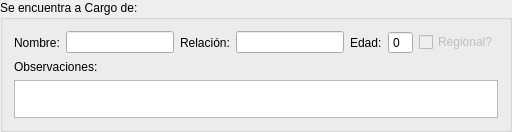
             <widget class="QGroupBox" name="tab1_InChargeOf">
              <property name="sizePolicy">
               <sizepolicy hsizetype="Expanding" vsizetype="Expanding">
                <horstretch>0</horstretch>
                <verstretch>0</verstretch>
               </sizepolicy>
              </property>
              <property name="minimumSize">
               <size>
                <width>0</width>
                <height>0</height>
               </size>
              </property>
              <property name="maximumSize">
               <size>
                <width>16777215</width>
                <height>130</height>
               </size>
              </property>
              <property name="title">
               <string>Se encuentra a Cargo de:</string>
              </property>
              <layout class="QVBoxLayout" name="verticalLayout_8">
               <item>
                <layout class="QHBoxLayout" name="horizontalLayout_30">
                 <item>
                  <layout class="QHBoxLayout" name="horizontalLayout_28">
                   <item>
                    <widget class="QLabel" name="label_19">
                     <property name="text">
                      <string>Nombre:</string>
                     </property>
                    </widget>
                   </item>
                   <item>
                    <widget class="QLineEdit" name="tab1_InChargeOf_Name">
                     <property name="readOnly">
                      <bool>true</bool>
                     </property>
                    </widget>
                   </item>
                  </layout>
                 </item>
                 <item>
                  <layout class="QHBoxLayout" name="horizontalLayout_27">
                   <item>
                    <widget class="QLabel" name="label_18">
                     <property name="text">
                      <string>Relación:</string>
                     </property>
                    </widget>
                   </item>
                   <item>
                    <widget class="QLineEdit" name="tab1_InChargeOf_Relationship">
                     <property name="readOnly">
                      <bool>true</bool>
                     </property>
                    </widget>
                   </item>
                  </layout>
                 </item>
                 <item>
                  <layout class="QHBoxLayout" name="horizontalLayout_29">
                   <item>
                    <widget class="QLabel" name="label_20">
                     <property name="text">
                      <string>Edad:</string>
                     </property>
                    </widget>
                   </item>
                   <item>
                    <widget class="QSpinBox" name="tab1_InChargeOf_Age">
                     <property name="readOnly">
                      <bool>true</bool>
                     </property>
                     <property name="buttonSymbols">
                      <enum>QAbstractSpinBox::NoButtons</enum>
                     </property>
                    </widget>
                   </item>
                  </layout>
                 </item>
                 <item>
                  <widget class="QCheckBox" name="tab1_InChargeOf_Regional">
                   <property name="enabled">
                    <bool>false</bool>
                   </property>
                   <property name="text">
                    <string>Regional?</string>
                   </property>
                   <property name="checkable">
                    <bool>true</bool>
                   </property>
                   <property name="checked">
                    <bool>false</bool>
                   </property>
                   <property name="tristate">
                    <bool>false</bool>
                   </property>
                  </widget>
                 </item>
                </layout>
               </item>
               <item>
                <widget class="QLabel" name="label_22">
                 <property name="text">
                  <string>Observaciones:</string>
                 </property>
                </widget>
               </item>
               <item>
                <widget class="QPlainTextEdit" name="tab1_InChargeOf_Comment">
                 <property name="sizePolicy">
                  <sizepolicy hsizetype="Expanding" vsizetype="Expanding">
                   <horstretch>0</horstretch>
                   <verstretch>0</verstretch>
                  </sizepolicy>
                 </property>
                 <property name="maximumSize">
                  <size>
                   <width>16777215</width>
                   <height>38</height>
                  </size>
                 </property>
                 <property name="readOnly">
                  <bool>true</bool>
                 </property>
                </widget>
               </item>
              </layout>
             </widget>
